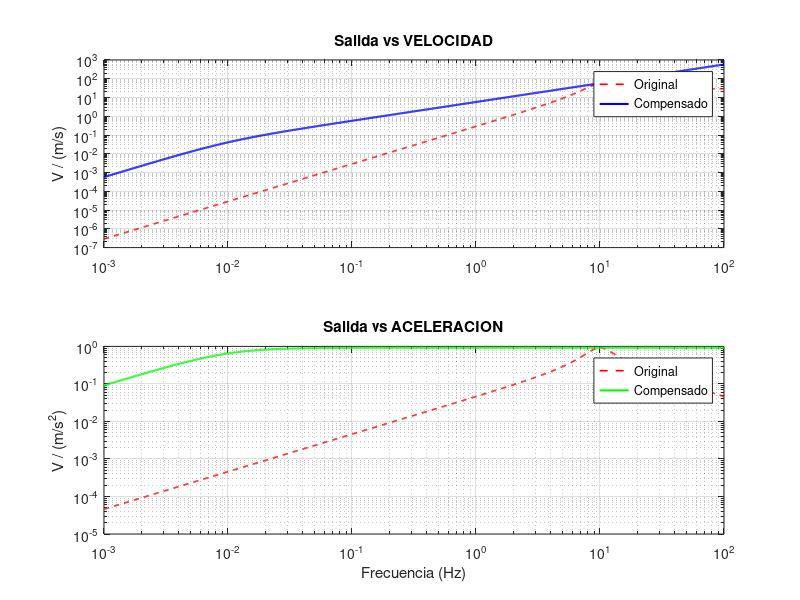

This figure's MATLAB source:
clear; close all; clc;

%% Parámetros del Geófono SM-24 (10 Hz)
fn = 10;
wn = 2*pi*fn;
h0 = 0.25;
G = 28.8;

%% Objetivo compensación
fLow = 0.01;
wLow = 2*pi*fLow;
h1 = wn/(2*wLow);
K = h1/h0;

fprintf('h1 = %.2f\n', h1);

s = tf('s');

%% --- MODELO BASE (UNO SOLO) ---
Hv = (G*s^2) / (s^2 + 2*h0*wn*s + wn^2);   % salida vs velocidad
Ha = Hv / s;                             % misma salida vs aceleración

%% --- COMPENSADOR ---
Hcomp = 1 - (2*(h1-h0)*wn*s) / (s^2 + 2*h1*wn*s + wn^2);

%% --- SISTEMAS TOTALES ---
Hv_comp = K * Hv * Hcomp;
Ha_comp = Hv_comp / s;   % coherente: SIEMPRE desde Hv

%% Frecuencia
w = logspace(log10(wLow/10), log10(wn*10), 1000);

%% BODE MAGNITUD
[mag_v, ~] = bode(Hv, w);
[mag_vc, ~] = bode(Hv_comp, w);

[mag_a, ~] = bode(Ha, w);
[mag_ac, ~] = bode(Ha_comp, w);

f = w/(2*pi);

%% --- GRAFICOS ---
figure;

subplot(2,1,1);
loglog(f, squeeze(mag_v), 'r--', 'LineWidth',1.2); hold on;
loglog(f, squeeze(mag_vc), 'b', 'LineWidth',1.5);
title('Salida vs VELOCIDAD');
ylabel('V / (m/s)');
legend('Original','Compensado');
grid on;

subplot(2,1,2);
loglog(f, squeeze(mag_a), 'r--', 'LineWidth',1.2); hold on;
loglog(f, squeeze(mag_ac), 'g', 'LineWidth',1.5);
title('Salida vs ACELERACION');
ylabel('V / (m/s^2)');
xlabel('Frecuencia (Hz)');
legend('Original','Compensado');
grid on;

%% --- CHECK EN fLow ---
mag_flow = abs(freqresp(Hv_comp, wLow));
fprintf('Sensibilidad en %.2f Hz: %.2f V/(m/s)\n', fLow, mag_flow);
